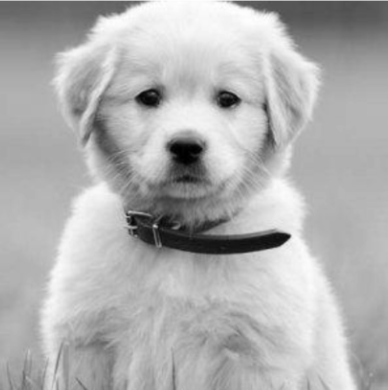
#> input picture submit-hw2/image1.png, 388 x 390 px
$ jupyter execute --allow-errors submit-ex234.ipynb
#> lines starting #> are read from the running program, lines starting #| are printed output that depends on the picture
[cell 1]
import io
import ipywidgets as widgets
import matplotlib.pyplot as plt
import PIL.Image
import numpy as np
import urllib
from skimage.transform import resize
from matplotlib.image import imread
import os
from IPython.display import display
from skimage import io as io_url
import cv2
import numpy as np
from PIL import Image

[cell 2]
# Create image widgets
image3_spatial = widgets.Image(format='png', width=500, height=500, description='Spatial')
image3_freq    = widgets.Image(format='png', width=500, height=500, description='Frequency')
sidebyside     = widgets.HBox([image3_spatial, image3_freq])

# Create slider/select widgets
slider_inner   = widgets.FloatSlider(value=0,      min=0, max=1,      step=0.01, description='Inner radius')
slider_outer   = widgets.FloatSlider(value=1.44/2, min=0, max=1.44/2, step=0.01, description='Outer radius')

buf            = io.BytesIO()

#> (the rest of this cell did not finish here and is left out)

[cell 3]
import cv2

def read_img(img_path, img_size=(512, 512)):
    """
    Read an image from the specified path, convert it to grayscale, and resize it.

    Params:
        img_path: str, the path to the image file.
        img_size: tuple, the target size of the image as (width, height).

    Returns:
        img: numpy ndarray, the resized grayscale image.

    Raises:
        FileNotFoundError: if the image file cannot be found at the specified path.
        Exception: for other issues that might occur during the image processing.
    """
#> called with img_path = 'image1.png', img_size = (512, 512)
    # Check if the file exists
    if not os.path.exists(img_path):
        raise FileNotFoundError(f"No file found at the specified path: {img_path}")

    # Attempt to read and process the image
    try:
        # Read the image in grayscale mode
        img = cv2.imread(img_path, cv2.IMREAD_GRAYSCALE)
#> img is the input picture: shape (390, 388); min 0, max 254, mean 176.3

        # Check if the image was read correctly
        if img is None:
            raise ValueError("Failed to read the image. The file may not be a valid image.")

        # Resize the image
        img = cv2.resize(img, img_size)
#> img: shape (512, 512)
#> call 2 of read_img, with img_path = 'image2.png', img_size = (512, 512)
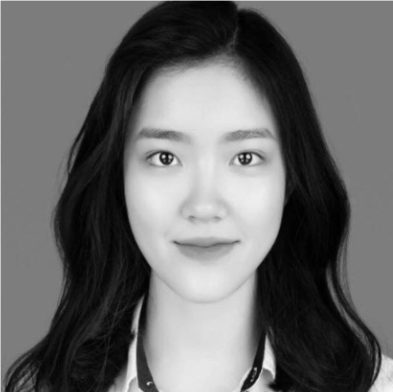
#> input picture submit-hw2/image2.png, 393 x 392 px
#> in read_img, img is the input picture: shape (392, 393); min 0, max 245, mean 105.5
        return img
    except Exception as e:
        raise Exception(f"An error occurred while processing the image: {str(e)}")


def create_hybrid_img(img1, img2, r):
    # Transform both images to frequency domain
#> called with r = 14
    F1 = np.fft.fft2(img1)
    F2 = np.fft.fft2(img2)
    F1_shifted = np.fft.fftshift(F1)
    F2_shifted = np.fft.fftshift(F2)

    # Create a low-pass filter mask for img1
    rows, cols = img1.shape
#> rows = 512; cols = 512
    crow, ccol = rows // 2, cols // 2
#> crow = 256; ccol = 256
    mask_low = np.zeros((rows, cols), dtype=np.float32)
    mask_low[crow-r:crow+r, ccol-r:ccol+r] = 1

    # Create a high-pass filter mask for img2
    mask_high = 1 - mask_low

    # Apply masks
    F1_low = F1_shifted * mask_low
    F2_high = F2_shifted * mask_high

    # Combine the frequencies
    hybrid_F = F1_low + F2_high

    # Transform back to spatial domain
    hybrid_F_ifftshift = np.fft.ifftshift(hybrid_F)
    hybrid_img = np.fft.ifft2(hybrid_F_ifftshift)

    # Return the absolute value of the hybrid image
    return np.abs(hybrid_img)
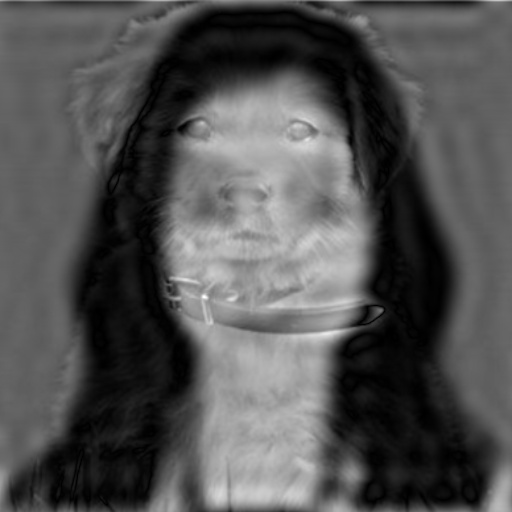
#> returned value: shape (512, 512) float64; min 0.0493, max 328.6, mean 106.3; drawn with min black and max white
